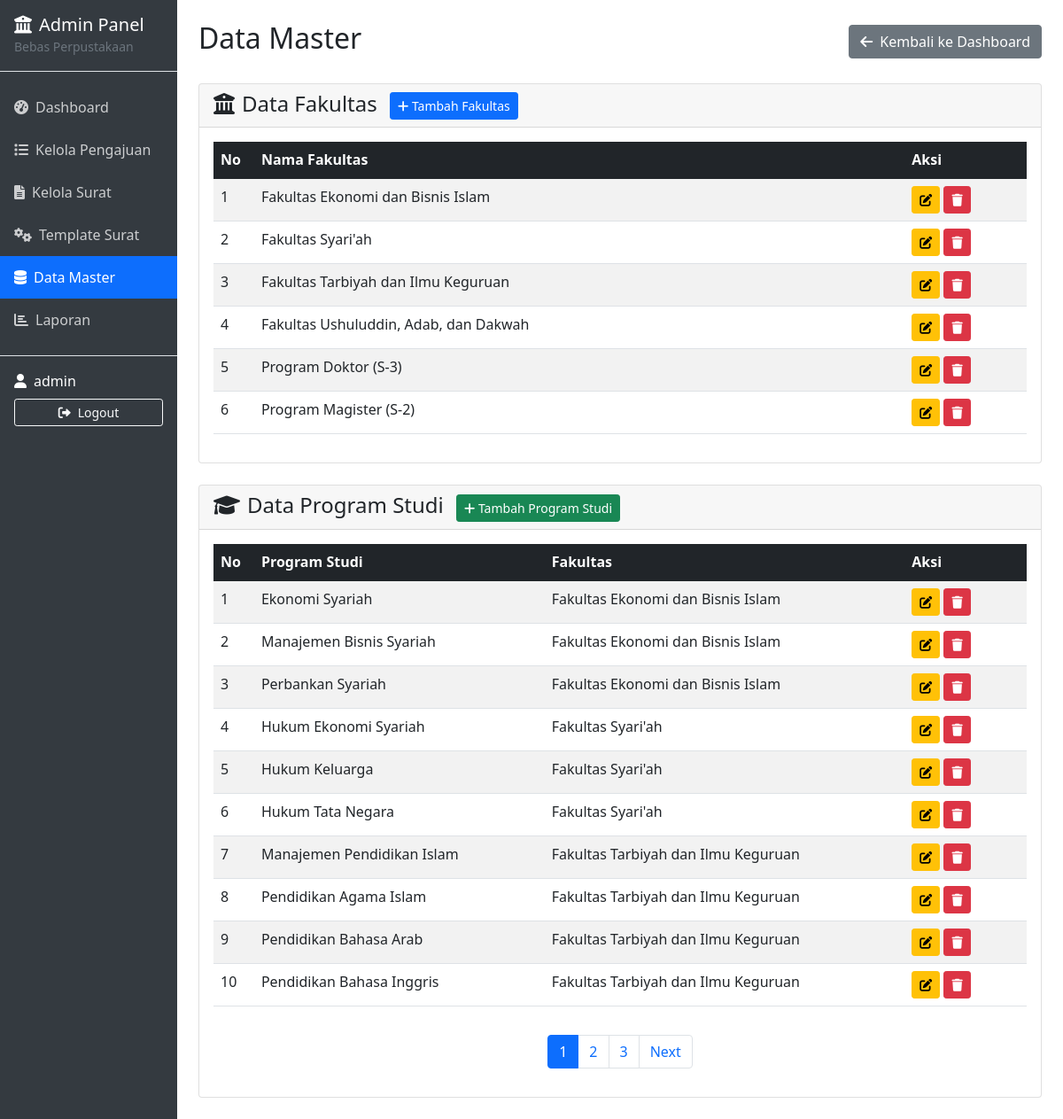
Page /admin/master_data.php (signed in) on the committed database.
### tables this page shows
CREATE TABLE `tb_fakultas` (
  `id` int(11) NOT NULL,
  `nama_fakultas` varchar(100) NOT NULL,
  `created_at` timestamp NOT NULL DEFAULT current_timestamp()
);

CREATE TABLE `tb_prodi` (
  `id` int(11) NOT NULL,
  `nama_prodi` varchar(100) NOT NULL,
  `id_fakultas` int(11) NOT NULL,
  `created_at` timestamp NOT NULL DEFAULT current_timestamp()
);

### admin/master_data.php (the view, shortened to what this page needs)
<?php
$limit = 10;
$fakultas_page = isset($_GET['fakultas_page']) ? max(1, (int)$_GET['fakultas_page']) : 1;
$fakultas_offset = ($fakultas_page - 1) * $limit;
$prodi_page = isset($_GET['prodi_page']) ? max(1, (int)$_GET['prodi_page']) : 1;
$prodi_offset = ($prodi_page - 1) * $limit;
$pdo = connectDB();
$stmt = $pdo->query("SELECT COUNT(*) as total FROM tb_prodi");
$total_prodi = $stmt->fetch()['total'];
$total_prodi_pages = ceil($total_prodi / $limit);
$stmt = $pdo->prepare("SELECT * FROM tb_fakultas ORDER BY nama_fakultas LIMIT ? OFFSET ?");
$stmt->bindValue(1, $limit, PDO::PARAM_INT);
$stmt->bindValue(2, $fakultas_offset, PDO::PARAM_INT);
$stmt->execute();
$fakultas = $stmt->fetchAll();
$stmt = $pdo->prepare("SELECT p.*, f.nama_fakultas FROM tb_prodi p LEFT JOIN tb_fakultas f ON p.id_fakultas = f.id ORDER BY f.nama_fakultas, p.nama_prodi LIMIT ? OFFSET ?");
$stmt->bindValue(1, $limit, PDO::PARAM_INT);
$stmt->bindValue(2, $prodi_offset, PDO::PARAM_INT);
$stmt->execute();
$prodi_with_fakultas = $stmt->fetchAll();
?>
<!DOCTYPE html>
<html lang="id">
<head>
    <link href="https://cdn.jsdelivr.net/npm/bootstrap@5.1.3/dist/css/bootstrap.min.css" rel="stylesheet">
    <link rel="stylesheet" href="https://cdnjs.cloudflare.com/ajax/libs/font-awesome/6.0.0/css/all.min.css">
</head>
<body>
    <div class="container-fluid">
        <div class="row">
            <div class="col-md-3 col-lg-2 px-0 sidebar">
                <div class="d-flex flex-column">
                    <div class="p-3 border-bottom">
                        <h5 class="mb-0"><i class="fas fa-university me-2"></i>Admin Panel</h5>
                        <small class="text-muted">Bebas Perpustakaan</small>
                    </div>
                    <nav class="nav flex-column py-3">
                        <a class="nav-link" href="dashboard.php"><i class="fas fa-tachometer-alt me-2"></i>Dashboard</a>
                        <a class="nav-link" href="pengajuan.php"><i class="fas fa-list me-2"></i>Kelola Pengajuan</a>
                        <a class="nav-link" href="surat.php"><i class="fas fa-file-alt me-2"></i>Kelola Surat</a>
                        <a class="nav-link" href="template.php"><i class="fas fa-cogs me-2"></i>Template Surat</a>
                        <a class="nav-link active" href="master_data.php"><i class="fas fa-database me-2"></i>Data Master</a>
                        <a class="nav-link" href="laporan.php"><i class="fas fa-chart-bar me-2"></i>Laporan</a>
                    </nav>
                    <div class="mt-auto p-3 border-top">
                        <div class="d-flex align-items-center mb-2">
                            <i class="fas fa-user me-2"></i>
                            <span><?php echo $_SESSION['admin_username']; ?></span>
                        </div>
                        <a href="logout.php" class="btn btn-outline-light btn-sm w-100">
                            <i class="fas fa-sign-out-alt me-2"></i>Logout
                        </a>
                    </div>
                </div>
            </div>
            <div class="col-md-9 col-lg-10 px-0">
                <div class="p-4">
                    <div class="d-flex justify-content-between align-items-center mb-4">
                        <h2>Data Master</h2>
                        <a href="dashboard.php" class="btn btn-secondary">
                            <i class="fas fa-arrow-left me-2"></i>Kembali ke Dashboard
                        </a>
                    </div>
                    <div class="row mb-4">
                        <div class="col-12">
                            <div class="card">
                                <div class="card-header">
                                    <h4 class="mb-0">
                                        <i class="fas fa-university me-2"></i>Data Fakultas
                                        <button class="btn btn-primary btn-sm ms-2" data-bs-toggle="modal" data-bs-target="#addFakultasModal">
                                            <i class="fas fa-plus"></i> Tambah Fakultas
                                        </button>
                                    </h4>
                                </div>
                                <div class="card-body">
                                    <div class="table-responsive">
                                        <table class="table table-striped table-hover">
                                            <thead class="table-dark">
                                                <tr>
                                                    <th width="5%">No</th>
                                                    <th>Nama Fakultas</th>
                                                    <th width="15%">Aksi</th>
                                                </tr>
                                            </thead>
                                            <tbody>
                                                <?php if (empty($fakultas)): ?>
                                                    <tr>
                                                        <td colspan="3" class="text-center text-muted">Belum ada data fakultas</td>
                                                    </tr>
                                                <?php else: ?>
                                                    <?php $no = ($fakultas_page - 1) * $limit + 1; foreach ($fakultas as $f): ?>
                                                        <tr>
                                                            <td><?php echo $no++; ?></td>
                                                            <td><?php echo htmlspecialchars($f['nama_fakultas']); ?></td>
                                                            <td>
                                                                <button class="btn btn-sm btn-warning" onclick="editFakultas(<?php echo $f['id']; ?>, '<?php echo htmlspecialchars($f['nama_fakultas']); ?>')">
                                                                    <i class="fas fa-edit"></i>
                                                                </button>
                                                                <button class="btn btn-sm btn-danger" onclick="deleteFakultas(<?php echo $f['id']; ?>, '<?php echo htmlspecialchars($f['nama_fakultas']); ?>')">
                                                                    <i class="fas fa-trash"></i>
                                                                </button>
                                                            </td>
                                                        </tr>
                                                    <?php endforeach; ?>
                                                <?php endif; ?>
                                            </tbody>
                                        </table>
                                    </div>
                                </div>
                            </div>
                        </div>
                    </div>
                    <div class="row">
                        <div class="col-12">
                            <div class="card">
                                <div class="card-header">
                                    <h4 class="mb-0">
                                        <i class="fas fa-graduation-cap me-2"></i>Data Program Studi
                                        <button class="btn btn-success btn-sm ms-2" data-bs-toggle="modal" data-bs-target="#addProdiModal">
                                            <i class="fas fa-plus"></i> Tambah Program Studi
                                        </button>
                                    </h4>
                                </div>
                                <div class="card-body">
                                    <div class="table-responsive">
                                        <table class="table table-striped table-hover">
                                            <thead class="table-dark">
                                                <tr>
                                                    <th width="5%">No</th>
                                                    <th>Program Studi</th>
                                                    <th>Fakultas</th>
                                                    <th width="15%">Aksi</th>
                                                </tr>
                                            </thead>
                                            <tbody>
                                                <?php if (empty($prodi_with_fakultas)): ?>
                                                    <tr>
                                                        <td colspan="4" class="text-center text-muted">Belum ada data program studi</td>
                                                    </tr>
                                                <?php else: ?>
                                                    <?php $no = ($prodi_page - 1) * $limit + 1; foreach ($prodi_with_fakultas as $p): ?>
                                                        <tr>
                                                            <td><?php echo $no++; ?></td>
                                                            <td><?php echo htmlspecialchars($p['nama_prodi']); ?></td>
                                                            <td><?php echo htmlspecialchars($p['nama_fakultas']); ?></td>
                                                            <td>
                                                                <button class="btn btn-sm btn-warning" onclick="editProdi(<?php echo $p['id']; ?>, '<?php echo htmlspecialchars($p['nama_prodi']); ?>', <?php echo $p['id_fakultas']; ?>)">
                                                                    <i class="fas fa-edit"></i>
                                                                </button>
                                                                <button class="btn btn-sm btn-danger" onclick="deleteProdi(<?php echo $p['id']; ?>, '<?php echo htmlspecialchars($p['nama_prodi']); ?>')">
                                                                    <i class="fas fa-trash"></i>
                                                                </button>
                                                            </td>
                                                        </tr>
                                                    <?php endforeach; ?>
                                                <?php endif; ?>
                                            </tbody>
                                        </table>
                                    </div>
                                    <?php if ($total_prodi_pages > 1): ?>
                                    <nav aria-label="Program Studi pagination" class="mt-3">
                                        <ul class="pagination justify-content-center">
                                            <?php for ($i = 1; $i <= $total_prodi_pages; $i++): ?>
                                            <li class="page-item<?php echo ($i == $prodi_page) ? ' active' : ''; ?>">
                                                <a class="page-link" href="?fakultas_page=<?php echo $fakultas_page; ?>&prodi_page=<?php echo $i; ?>"><?php echo $i; ?></a>
                                            </li>
                                            <?php endfor; ?>
                                            <?php if ($prodi_page < $total_prodi_pages): ?>
                                            <li class="page-item">
                                                <a class="page-link" href="?fakultas_page=<?php echo $fakultas_page; ?>&prodi_page=<?php echo $prodi_page + 1; ?>">Next</a>
                                            </li>
                                            <?php endif; ?>
                                        </ul>
                                    </nav>
                                    <?php endif; ?>
                                </div>
                            </div>
                        </div>
                    </div>
                </div>
            </div>
        </div>
    </div>
</body>
</html>

### admin/master_data.php (style rules this page uses)
.sidebar { min-height: 100vh; background: #343a40; color: white; }
.sidebar .nav-link { color: rgba(255,255,255,.75); padding: 0.75rem 1rem; }
.sidebar .nav-link.active { color: white; background: #0d6efd; }

### rows in the picture
tb_fakultas: nama_fakultas "Fakultas Ekonomi dan Bisnis Islam"
tb_fakultas: nama_fakultas "Fakultas Syari'ah"
tb_fakultas: nama_fakultas "Fakultas Tarbiyah dan Ilmu Keguruan"
tb_fakultas: nama_fakultas "Fakultas Ushuluddin, Adab, dan Dakwah"
tb_fakultas: nama_fakultas "Program Doktor (S-3)"
tb_fakultas: nama_fakultas "Program Magister (S-2)"
tb_prodi: nama_prodi "Ekonomi Syariah", id_fakultas.nama_fakultas "Fakultas Ekonomi dan Bisnis Islam"
tb_prodi: nama_prodi "Manajemen Bisnis Syariah", id_fakultas.nama_fakultas "Fakultas Ekonomi dan Bisnis Islam"
tb_prodi: nama_prodi "Perbankan Syariah", id_fakultas.nama_fakultas "Fakultas Ekonomi dan Bisnis Islam"
tb_prodi: nama_prodi "Hukum Ekonomi Syariah", id_fakultas.nama_fakultas "Fakultas Syari'ah"
tb_prodi: nama_prodi "Hukum Keluarga", id_fakultas.nama_fakultas "Fakultas Syari'ah"
tb_prodi: nama_prodi "Hukum Tata Negara", id_fakultas.nama_fakultas "Fakultas Syari'ah"
tb_prodi: nama_prodi "Manajemen Pendidikan Islam", id_fakultas.nama_fakultas "Fakultas Tarbiyah dan Ilmu Keguruan"
tb_prodi: nama_prodi "Pendidikan Agama Islam", id_fakultas.nama_fakultas "Fakultas Tarbiyah dan Ilmu Keguruan"
tb_prodi: nama_prodi "Pendidikan Bahasa Arab", id_fakultas.nama_fakultas "Fakultas Tarbiyah dan Ilmu Keguruan"
tb_prodi: nama_prodi "Pendidikan Bahasa Inggris", id_fakultas.nama_fakultas "Fakultas Tarbiyah dan Ilmu Keguruan"

### other values in the picture
$_SESSION['admin_username'] "admin"
